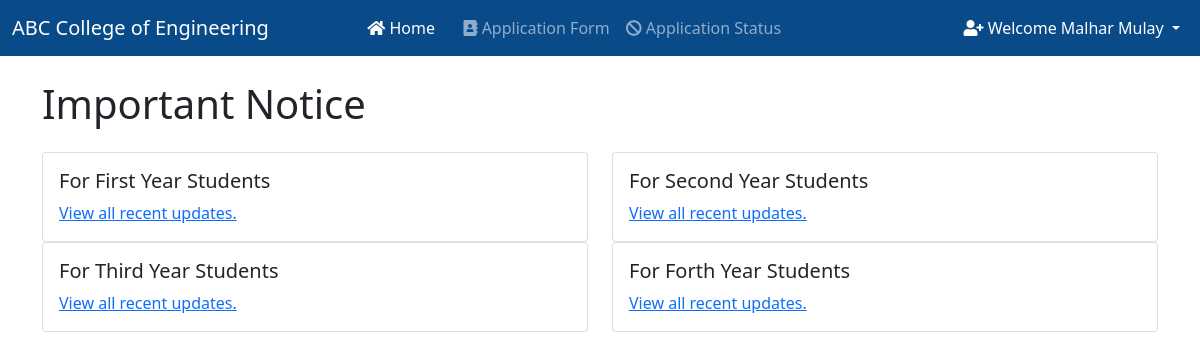
The app's page / (signed in) with its own data.
### college/models.py (models this page shows, shortened)
class Notice(models.Model):
    title = models.CharField(max_length=200)

### college/views.py (the view)
# urls.py: path("", include("college.urls")),
def college(request):
    notice = Notice.objects.all()
    return render(request, "college.html", {"notice":notice})

### college/templates/college.html (shortened to what this page needs)
{% extends 'basic.html' %}
{% block home %} active {% endblock %}
{% block body %}
<div class="container mt-4">
    <h1>Important Notice</h1>
<div class="row mt-4">
  {% for i in notice %}
    <div class="col-sm-6">
      <div class="card">
        <div class="card-body">
          <h5 class="card-title">{{i.title}}</h5>
          <p class="card-text"><a href="/notice/{{i.id}}/">View all recent updates.</a></p>
        </div>
      </div>
    </div>
    {% endfor %}
  </div>
  </div>
{% endblock %}

### college/templates/basic.html (shortened to what this page needs)
<!doctype html>
<html lang="en">
  <head>
    <link href="https://cdn.jsdelivr.net/npm/bootstrap@5.0.2/dist/css/bootstrap.min.css" rel="stylesheet">
    <link rel="stylesheet" href="https://cdnjs.cloudflare.com/ajax/libs/font-awesome/5.15.3/css/all.min.css">
  </head>
  <body>
    <nav class="navbar navbar-expand-lg navbar-dark">
        <div class="container-fluid">
          <a class="navbar-brand" href="#">ABC College of Engineering</a>
          <div class="container w-75">
          <div class="collapse navbar-collapse" id="navbarSupportedContent">
            <ul class="navbar-nav me-auto mb-lg-0">
              <li class="nav-item">
                <a class="nav-link {% block home %} {% endblock %}" aria-current="page" href="/"><i class="fa fa-home"></i> Home</a>
              </li>
              {% if user.is_authenticated %}
              <li class="nav-item">
                <a class="nav-link {% block application_form %} {% endblock %}" href="/application_form/"><i class="fa fa-address-book"></i> Application Form </a>
              </li>
              <li class="nav-item">
                <a class="nav-link {% block status %} {% endblock %}" href="/status/"><i class="fa fa-ban"></i> Application Status</a>
              </li>
            </ul>
          </div>
          </div>
          <div class="collapse navbar-collapse" id="navbarNavDarkDropdown">
            <ul class="navbar-nav">
              <li class="nav-item dropdown">
                <a class="nav-link active dropdown-toggle" href="#" id="navbarDarkDropdownMenuLink" role="button" data-bs-toggle="dropdown" aria-expanded="false">
                <i class="fa fa-user-plus"></i>  Welcome {{request.user.get_full_name}}
                </a>
              </li>
            </ul>
          </div>
          {% endif %}
        </div>
      </nav>
    {% block body %}
    {% endblock %}
  </body>
</html>

### college/templates/basic.html (style rules this page uses)
.navbar { background-color: #094a89;; }

### records on screen
Notice: title "For First Year Students"
Notice: title "For Second Year Students"
Notice: title "For Third Year Students"
Notice: title "For Forth Year Students"

### other values on screen
{{ request.user.get_full_name }} "Malhar Mulay"
